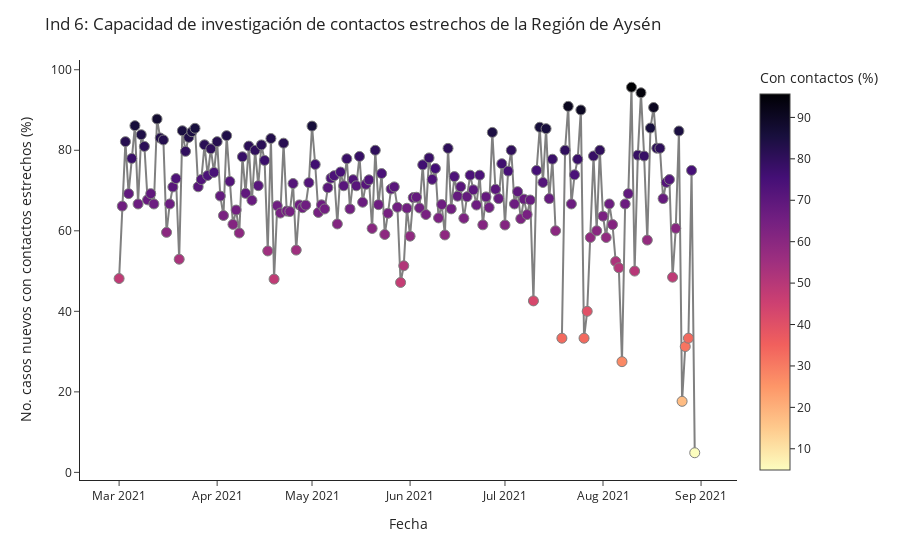

Here is the notebook cell this chart was saved with:
### Code cell
px.scatter(df_ind6_perc.reset_index(),
        x= 'fecha_cumple_requisitos',
        y= 'n_folio',
        color='n_folio',
        color_continuous_scale=px.colors.sequential.Magma_r,
        labels={'n_folio':'Con contactos (%)'},
        ).update_layout(title= 'Ind 6: Capacidad de investigación de contactos estrechos de la Región de Aysén',
                       yaxis_title='No. casos nuevos con contactos estrechos (%)',
                       xaxis_title='Fecha',
                       template='simple_white',
                 #      xaxis=dict(tickmode = 'array',
                  #                tickvals = list(range(12,88,3)),
                   #               ticktext = list(list(range(12,54,3))+list(range(1,88,3))),
                    #             ),
                 #   ).add_vline(x=53.5, line_width=3, line_dash='dash', line_color='gray'
                  #             ).add_hline(y=10, 
                   #                        line_width=3, 
                    #                       line_dash='longdash', 
                     #                      line_color='olive',
                      #                     annotation_text='Meta nacional (10%)',
                       #                    annotation_position='bottom right'
                        #         ).add_hline(y=mean_bac_ind, 
                         #                    line_width=3, 
                          #                   line_dash='longdash', 
                           #                  line_color='green',
                            #                 annotation_text= 'Promedio BAC ('+str(mean_bac_ind)+'%)',
                             #                annotation_position='bottom right'
                              #       ).add_vrect(x0='51', x1='50', 
                               #            annotation_text='2020', 
                                #           annotation_position='top right',
                                 #          annotation=dict(font_size=18, 
                                  #                         font_family="'Open Sans', verdana, arial, sans-serif"),
                                   #                        opacity=0, 
                                    #                       line_width=0
                                     #     ).add_vrect(x0='84', x1='86', 
                                      #     annotation_text='2021', 
                                       #    annotation_position='top right',
                                        #   annotation=dict(font_size=18, 
                                         #                  font_family="'Open Sans', verdana, arial, sans-serif"),
                                          #                 opacity=0, 
                                           #                line_width=0
                                                     ).update_traces(mode='lines+markers', 
                                                                     line_color='grey',
                                                                     marker_line_width=1, 
                                                                     marker_size=10)

### Figure 1 — Plotly figure (JSON) as saved in the notebook; plotly's stock layout.template omitted (floating-point values rounded to 4 significant figures; data arrays with more than 128 entries replaced by an {"elided": "..."} marker saying what was removed)
{"data": [{"hovertemplate": "fecha_cumple_requisitos=%{x}<br>Con contactos (%)=%{marker.color}<extra></extra>", "legendgroup": "", "line": {"color": "grey"}, "marker": {"color": {"elided": "184 float values"}, "coloraxis": "coloraxis", "line": {"width": 1}, "size": 10, "symbol": "circle"}, "mode": "lines+markers", "name": "", "orientation": "v", "showlegend": false, "type": "scatter", "x": {"elided": "184 str values"}, "xaxis": "x", "y": {"elided": "184 float values"}, "yaxis": "y"}], "layout": {"coloraxis": {"colorbar": {"title": {"text": "Con contactos (%)"}}, "colorscale": [[0, "#fcfdbf"], [0.1111, "#feca8d"], [0.2222, "#fd9668"], [0.3333, "#f1605d"], [0.4444, "#cd4071"], [0.5556, "#9e2f7f"], [0.6667, "#721f81"], [0.7778, "#440f76"], [0.8889, "#180f3d"], [1, "#000004"]]}, "legend": {"tracegroupgap": 0}, "margin": {"t": 60}, "title": {"text": "Ind 6: Capacidad de investigación de contactos estrechos de la Región de Aysén"}, "xaxis": {"anchor": "y", "domain": [0, 1], "title": {"text": "Fecha"}}, "yaxis": {"anchor": "x", "domain": [0, 1], "title": {"text": "No. casos nuevos con contactos estrechos (%)"}}}}
